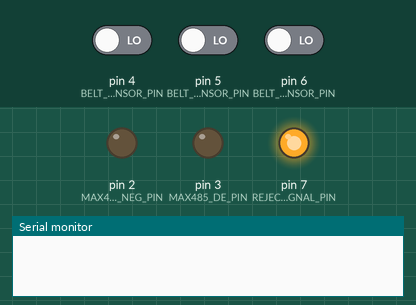
Bench run of a sketch on a simulated Arduino Uno, built with avr-gcc and run on an emulated ATmega328P. On the bench: output pins drawn as LEDs (lit = HIGH), the last lines printed to the serial monitor. The inputs (shaded band) are chosen by the test bench; at power-on: pin 4 (BELT_START_SENSOR_PIN) LOW, pin 5 (BELT_MIDDLE_SENSOR_PIN) LOW, pin 6 (BELT_END_SENSOR_PIN) LOW.

Above: at 0.1 s.
At 0.5 s:
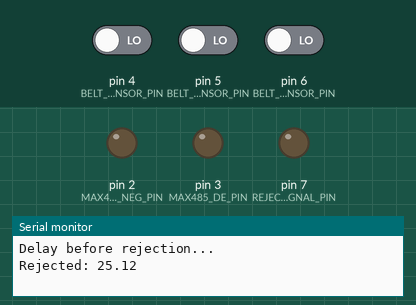
Timing chart, 0 to 2.5 s (numbered marks = the images above):
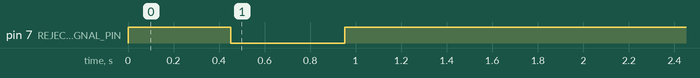

The sketch:

checkweigher_hawer_a.ino
```cpp
#include <SoftwareSerial.h>

#define MAX485_RE_NEG_PIN       2
#define MAX485_DE_PIN           3
#define SERIAL_RX_PIN           8
#define SERIAL_TX_PIN           9

#define BELT_START_SENSOR_PIN   4
#define BELT_MIDDLE_SENSOR_PIN  5
#define BELT_END_SENSOR_PIN     6
#define REJECTION_SIGNAL_PIN    7

#define BAUD_RATE               9600
#define READ_DELAY_MS           200
#define REJECTION_DELAY_MS      500
#define TARE_DELAY_MS           100
#define CONFIRM_TARE_DELAY_MS   5000
#define READ_WEIGHT_TIMEOUT_MS  150
#define TARE_DIFFERENCE_KG      0.1

#define STX                     0x02
#define ETX                     0x03

#define RELAY_ON                LOW
#define RELAY_OFF               HIGH

float tare = 0;
float emptyBagWeight = 0.12;
float targetWeight = 25.0;
float tolerance = 0.5;
bool bagWeighed = false;
bool rejectionConfirmed = false;
bool tareConfirmed = false;
unsigned long endSensorTrippedTime = 0;
unsigned long rejectionConfirmedTime = 0;
unsigned long tareConfirmedTime = 0;
bool endSensorTrippedTiming = false;
float weight;
bool weightError;

class WeightReader {
public:
    WeightReader(uint8_t rxPin, uint8_t txPin, uint32_t baudRate)
        : serial(rxPin, txPin) {
        serial.begin(baudRate);
    }

    bool readWeight(float &weight, bool &weightError) {
        unsigned long startMillis = millis();

        while (serial.available()) {
            serial.read();
        }

        while (millis() - startMillis < READ_WEIGHT_TIMEOUT_MS) {
            if (serial.available() >= 12) {
                if (parseWeightData(weight)) {
                    weightError = false;
                    return true;
                } else {
                    weightError = true;
                    return false;
                }
            }
        }

        weightError = true;
        return false;
    }

private:
    SoftwareSerial serial;

    bool parseWeightData(float &weight) {
        if (serial.read() != STX) return false;

        char sign = serial.read();
        char weightString[7];
        for (int i = 0; i < 6; i++) {
            weightString[i] = serial.read();
        }
        weightString[6] = '\0';

        char decimalScale = serial.read();
        char xorHigh = serial.read();
        char xorLow = serial.read();
        if (serial.read() != ETX) return false;

        char checksum = sign;
        for (int i = 0; i < 6; i++) {
            checksum ^= weightString[i];
        }
        checksum ^= decimalScale;

        char calculatedXorHigh = (checksum >> 4) & 0x0F;
        char calculatedXorLow = checksum & 0x0F;

        if (calculatedXorHigh != (xorHigh & 0x0F) || calculatedXorLow != (xorLow & 0x0F)) {
            return false;
        }

        weight = atof(weightString) / 100;
        if (decimalScale > 0 && decimalScale <= 4) {
            weight /= pow(10, decimalScale);
        }
        if (sign == '-') {
            weight = -weight;
        }

        return true;
    }
};

class SensorManager {
public:
    SensorManager(uint8_t startPin, uint8_t middlePin, uint8_t endPin)
        : startPin(startPin), middlePin(middlePin), endPin(endPin) {
        pinMode(startPin, INPUT);
        pinMode(middlePin, INPUT);
        pinMode(endPin, INPUT);
    }

    void update() {
        startSensorTripped = digitalRead(startPin) == LOW;
        middleSensorTripped = digitalRead(middlePin) == LOW;
        endSensorTripped = digitalRead(endPin) == LOW;

        trackEndSensorTrippedLast();
    }

    bool isStartSensorTripped() const {
        return startSensorTripped;
    }

    bool isMiddleSensorTripped() const {
        return middleSensorTripped;
    }

    bool isEndSensorTripped() const {
        return endSensorTripped;
    }

    bool isEndSensorTrippedLast() const {
        return endSensorTrippedLast && !endSensorTripped;
    }

private:
    uint8_t startPin, middlePin, endPin;
    bool startSensorTripped, middleSensorTripped, endSensorTripped;
    bool endSensorTrippedLast = true;

    void trackEndSensorTrippedLast() {
        if (startSensorTripped || middleSensorTripped) {
            endSensorTrippedLast = false;
            return;
        }

        if (endSensorTripped) {
            endSensorTrippedLast = true;
        }
    }
};

class RejectionSystem {
public:
    RejectionSystem(uint8_t pin) : pin(pin) {
        pinMode(pin, OUTPUT);
        digitalWrite(pin, RELAY_OFF);
    }

    void activate() {
        digitalWrite(pin, RELAY_ON);
        delay(REJECTION_DELAY_MS);
        digitalWrite(pin, RELAY_OFF);
    }

private:
    uint8_t pin;
};

class RS485Transceiver {
public:
    RS485Transceiver(uint8_t reNegPin, uint8_t dePin)
        : reNegPin(reNegPin), dePin(dePin) {
        pinMode(reNegPin, OUTPUT);
        pinMode(dePin, OUTPUT);
        disableTransmission();
    }

    void preTransmission() {
        digitalWrite(reNegPin, HIGH);
        digitalWrite(dePin, HIGH);
    }

    void postTransmission() {
        disableTransmission();
    }

private:
    uint8_t reNegPin, dePin;

    void disableTransmission() {
        digitalWrite(reNegPin, LOW);
        digitalWrite(dePin, LOW);
    }
};

WeightReader weightReader(SERIAL_RX_PIN, SERIAL_TX_PIN, BAUD_RATE);
SensorManager sensorManager(BELT_START_SENSOR_PIN, BELT_MIDDLE_SENSOR_PIN, BELT_END_SENSOR_PIN);
RejectionSystem rejectionSystem(REJECTION_SIGNAL_PIN);
RS485Transceiver transceiver(MAX485_RE_NEG_PIN, MAX485_DE_PIN);

void setup() {
    Serial.begin(BAUD_RATE);
}

void loop() {
    readAndProcessWeight(weight, weightError);
    sensorManager.update();
    handleSensors(weight);
}

void readAndProcessWeight(float &weight, bool &weightError) {
    weightReader.readWeight(weight, weightError);
}

void handleSensors(float weight) {
    if (sensorManager.isEndSensorTrippedLast()) {
        if (!endSensorTrippedTiming) {
            endSensorTrippedTiming = true;
            endSensorTrippedTime = millis();
        } else if (millis() - endSensorTrippedTime >= TARE_DELAY_MS) {
            float tareDifference = abs(tare - weight);

            if (tareDifference <= TARE_DIFFERENCE_KG) {
                tare = weight;
                tareConfirmed = false;
            } else {
                if (tareConfirmed) {
                  if ((millis() - tareConfirmedTime) > CONFIRM_TARE_DELAY_MS) {
                      tare = weight;
                      tareConfirmed = false;
                  }
                } else {
                  tareConfirmed = true;
                  tareConfirmedTime = millis();
                }
            }
        }
    } else {
        endSensorTrippedTiming = false;
        tareConfirmed = false;
    }

    if (sensorManager.isMiddleSensorTripped() && !bagWeighed) {
        processBagWeight(weight);
    } else {
        bagWeighed = sensorManager.isMiddleSensorTripped();
    }
}

void processBagWeight(float weight) {
    float bagWeight = weight - tare - emptyBagWeight;
    float weightDifference = abs(bagWeight - targetWeight);

    if (weightDifference > tolerance) {
        if (rejectionConfirmed) {
            if ((millis() - rejectionConfirmedTime) > READ_DELAY_MS) {
                rejectionConfirmed = false;
                Serial.print(F("Rejected: "));
                Serial.println(weightDifference);
                rejectionSystem.activate();
            }
        } else {
            Serial.println(F("Delay before rejection..."));
            rejectionConfirmedTime = millis();
            rejectionConfirmed = true;
        }
    } else {
        rejectionConfirmed = false;
    }

    if (!rejectionConfirmed) {
        bagWeighed = true;

        Serial.print(F("Tare: "));
        Serial.println(tare);

        Serial.print(F("Bag weight: "));
        Serial.println(bagWeight);
    }
}
```

Measured:
- by itself, pin 7 (REJECTION_SIGNAL_PIN): HIGH → LOW at 0.45 s, → HIGH 0.50 s later
